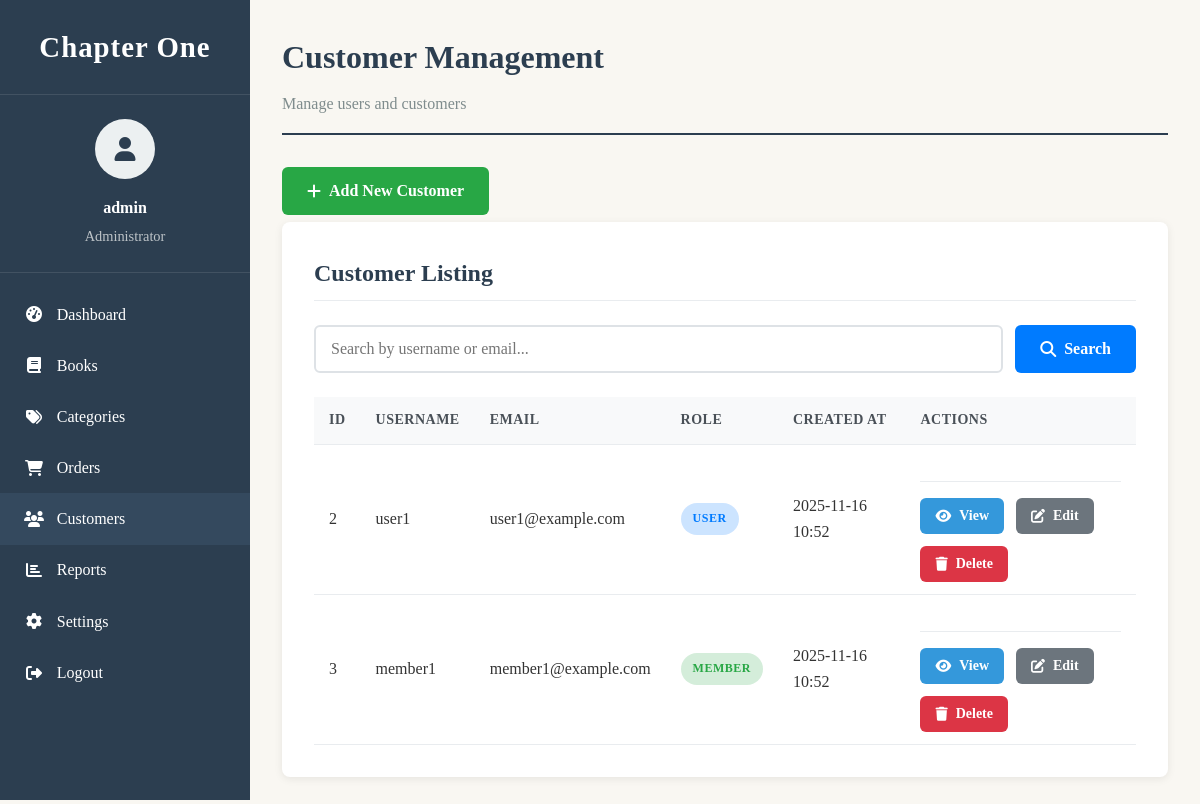
Page /page/admin_user.php (signed in) on the committed database.
### tables this page shows
CREATE TABLE users (
    id INT AUTO_INCREMENT PRIMARY KEY,
    username VARCHAR(255) NOT NULL UNIQUE,
    email VARCHAR(255) NOT NULL UNIQUE,
    password_hash VARCHAR(255) NOT NULL,
    user_role ENUM('user', 'member', 'admin') DEFAULT 'user' NOT NULL,
    profile_photo VARCHAR(255) DEFAULT NULL,
    created_at TIMESTAMP DEFAULT CURRENT_TIMESTAMP,
    updated_at TIMESTAMP DEFAULT CURRENT_TIMESTAMP ON UPDATE CURRENT_TIMESTAMP
);

### page/admin_user.php (the view, shortened to what this page needs)
<?php
require_once __DIR__ . '/../sb_base.php';
$action = $_GET['action'] ?? 'list';
$currentAdminId = $_SESSION['user_id'];
$stmt = $pdo->prepare("SELECT profile_photo FROM users WHERE id = ?");
$stmt->execute([$currentAdminId]);
$adminPhoto = $stmt->fetchColumn();
$adminPhotoPath = $adminPhoto ? '/page/uploads/profiles/' . $adminPhoto : '';
$search = trim($_GET['search'] ?? '');
$searchQuery = '';
$searchParams = [];
if (!empty($search)) {
    $searchQuery = "WHERE user_role IN ('user', 'member') AND (username LIKE ? OR email LIKE ?)";
    $searchTerm = "%$search%";
    $searchParams = [$searchTerm, $searchTerm];
} else {
    $searchQuery = "WHERE user_role IN ('user', 'member')";
}
$users = [];
if ($action === 'list') {
    $sql = "SELECT id, username, email, user_role, profile_photo, created_at FROM users $searchQuery ORDER BY created_at DESC";
    $stmt = $pdo->prepare($sql);
    $stmt->execute($searchParams);
    $users = $stmt->fetchAll();
}
?>
<!DOCTYPE html>
<html lang="en">
<head>
<link rel="stylesheet" href="/css/sb_style.css">
<link rel="stylesheet" href="/css/user.css">
<link rel="stylesheet" href="https://cdnjs.cloudflare.com/ajax/libs/font-awesome/6.4.0/css/all.min.css">
</head>
<body>
<div style="display: flex; min-height: 100vh;">
    <div class="sidebar">
        <div class="logo">
            <span class="logo-text">Chapter One</span>
        </div>
        <div class="admin-info">
            <div class="admin-avatar">
                <?php if ($adminPhotoPath): ?>
                    <img src="<?= htmlspecialchars($adminPhotoPath) ?>" alt="Profile Photo">
                <?php else: ?>
                    <i class="fas fa-user"></i>
                <?php endif; ?>
            </div>
            <div class="admin-name"><?= htmlspecialchars($_SESSION['username'] ?? 'Admin User') ?></div>
            <div class="admin-role">Administrator</div>
        </div>
        <div class="sidebar-menu">
            <a href="adminPanel.php" class="menu-item">
                <i class="fas fa-tachometer-alt"></i>
                <span class="menu-text">Dashboard</span>
            </a>
            <a href="product_panel.php" class="menu-item">
                <i class="fas fa-book"></i>
                <span class="menu-text">Books</span>
            </a>
            <a href="#" class="menu-item">
                <i class="fas fa-tags"></i>
                <span class="menu-text">Categories</span>
            </a>
            <a href="#" class="menu-item">
                <i class="fas fa-shopping-cart"></i>
                <span class="menu-text">Orders</span>
            </a>
            <a href="admin_user.php" class="menu-item active">
                <i class="fas fa-users"></i>
                <span class="menu-text">Customers</span>
            </a>
            <a href="#" class="menu-item">
                <i class="fas fa-chart-bar"></i>
                <span class="menu-text">Reports</span>
            </a>
            <a href="admin_profile.php" class="menu-item">
                <i class="fas fa-cog"></i>
                <span class="menu-text">Settings</span>
            </a>
            <a href="/login/logout.php" class="menu-item">
                <i class="fas fa-sign-out-alt"></i>
                <span class="menu-text">Logout</span>
            </a>
        </div>
    </div>
<div class="main-content">
    <div class="page-header">
        <h1>Customer Management</h1>
        <p class="subtitle">Manage users and customers</p>
    </div>
    <?php if ($action === 'list'): ?>
        <a href="?action=create" class="btn btn-success" style="margin-bottom: 7px;">
            <i class="fas fa-plus"></i> Add New Customer
        </a>
    <?php else: ?>
        <a href="?" class="btn btn-secondary">
            <i class="fas fa-arrow-left"></i> Back to List
        </a>
    <?php endif; ?>
    <?php if ($action === 'list'): ?>
        <div class="content-section">
            <div class="section-header">
                <h2 class="section-title">Customer Listing</h2>
            </div>
            <form method="GET" class="search-box">
                <input type="text" name="search" placeholder="Search by username or email..." value="<?= htmlspecialchars($search) ?>" class="form-control">
                <button type="submit" class="btn btn-primary">
                    <i class="fas fa-search"></i> Search
                </button>
            </form>
            <div class="table-container">
                <table>
                    <thead>
                        <tr>
                            <th>ID</th>
                            <th>Username</th>
                            <th>Email</th>
                            <th>Role</th>
                            <th>Created At</th>
                            <th>Actions</th>
                        </tr>
                    </thead>
                    <tbody>
                        <?php if (empty($users)): ?>
                            <tr>
                                <td colspan="6" style="text-align: center; padding: 2rem;">No members found</td>
                            </tr>
                        <?php else: ?>
                            <?php foreach ($users as $u): ?>
                                <tr>
                                    <td><?= htmlspecialchars($u['id']) ?></td>
                                    <td><?= htmlspecialchars($u['username']) ?></td>
                                    <td><?= htmlspecialchars($u['email']) ?></td>
                                    <td>
                                        <span class="status status-<?= $u['user_role'] ?>">
                                            <?= ucfirst($u['user_role']) ?>
                                        </span>
                                    </td>
                                    <td><?= date('Y-m-d H:i', strtotime($u['created_at'])) ?></td>
                                    <td>
                                        <div class="action-buttons">
                                            <a href="?action=view&id=<?= $u['id'] ?>" class="btn btn-info btn-sm">
                                                <i class="fas fa-eye"></i> View
                                            </a>
                                            <a href="?action=edit&id=<?= $u['id'] ?>" class="btn btn-secondary btn-sm">
                                                <i class="fas fa-edit"></i> Edit
                                            </a>
                                            <form method="POST" style="display: inline-block; margin: 0; padding: 0; vertical-align: middle;" onsubmit="return confirm('Are you sure you want to delete this user?');">
                                                <button type="submit" class="btn btn-danger btn-sm" style="margin: 0; padding: 8px 15px; min-height: 36px; display: inline-flex; align-items: center;">
                                                    <i class="fas fa-trash"></i> Delete
                                                </button>
                                            </form>
                                        </div>
                                    </td>
                                </tr>
                            <?php endforeach; ?>
                        <?php endif; ?>
                    </tbody>
                </table>
            </div>
        </div>
    <?php endif; ?>
</div>
</div>
</body>
</html>

### css/sb_style.css (style rules this page uses)
* { margin: 0; padding: 0; box-sizing: border-box; font-family: "Georgia", serif; }
body { background-color: #f9f7f2; color: #333; line-height: 1.6; }
a { text-decoration: none; color: inherit; }
.logo { font-size: 1.8rem; font-weight: bold; letter-spacing: 1px; }

### rows in the picture
users: id "2", username "user1", email "user1@example.com", user_role "USER", created_at "2025-11-16 10:52"
users: id "3", username "member1", email "member1@example.com", user_role "MEMBER", created_at "2025-11-16 10:52"

### other values in the picture
$_SESSION['username'] "admin"
